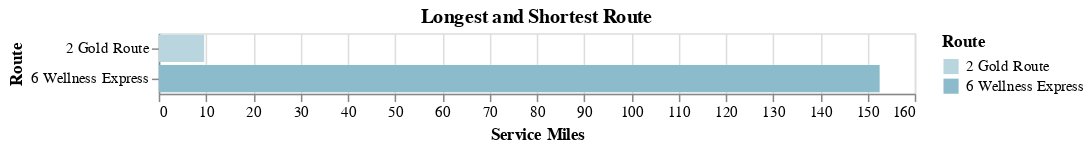

Notebook source saved alongside this figure:
### Code cell
try:
    display(
        section1.basic_bar_chart(
            section1.shortest_longest_route(operator_route_map),
            "service miles",
            "Route",
            f"Longest and Shortest Route",
        )
    )
except:
    pass

### Figure 1 — Vega-Lite specification as saved in the notebook (floating-point values rounded to 4 significant figures)
{"config": {"view": {"continuousWidth": 300, "continuousHeight": 300}}, "data": {"name": "data-0b989041b0f52dae722f874104c472ff"}, "mark": {"type": "bar"}, "encoding": {"color": {"field": "Route", "scale": {"range": ["#B9D6DF", "#8CBCCB", "#2EA8CE", "#136C97", "#0B405B"]}, "type": "nominal"}, "x": {"field": "service miles", "title": "Service Miles", "type": "quantitative"}, "y": {"field": "Route", "title": "Route", "type": "nominal"}}, "title": {"text": "Longest and Shortest Route"}, "width": 500, "$schema": "https://vega.github.io/schema/vega-lite/v5.14.1.json", "datasets": {"data-0b989041b0f52dae722f874104c472ff": [{"Route": "2 Gold Route", "service miles": 9.61}, {"Route": "6 Wellness Express", "service miles": 152.6}]}}
